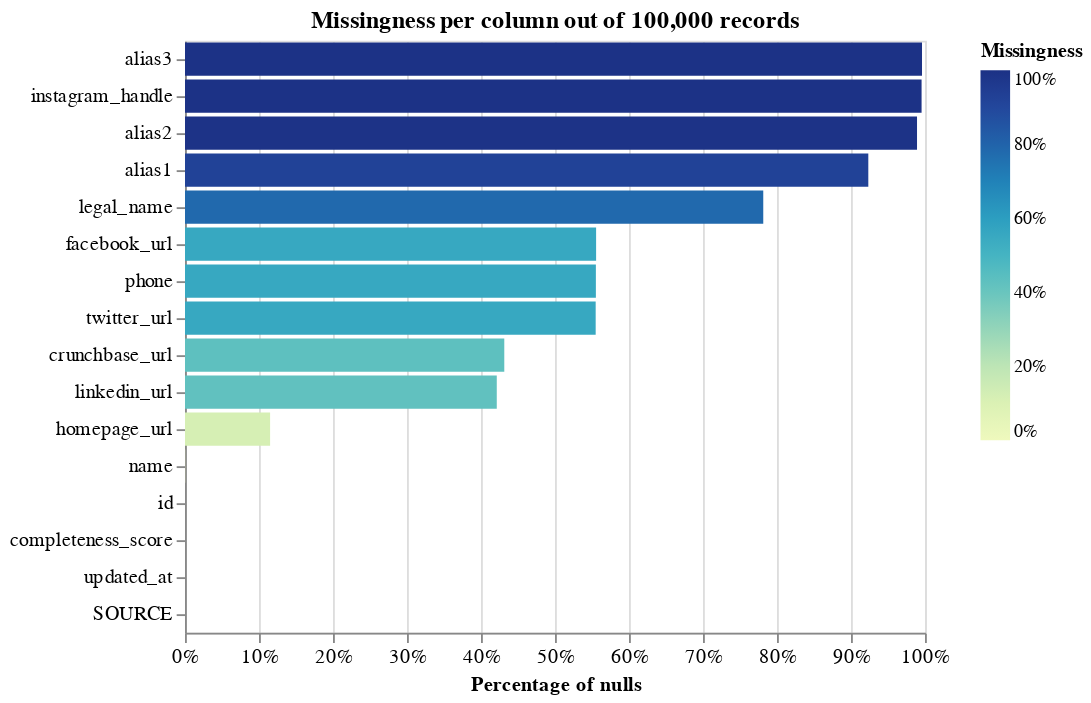

Source (notebook cell):
### Code cell
linker.missingness_chart()

### Figure 1 — Vega-Lite specification as saved in the notebook (floating-point values rounded to 4 significant figures)
{"config": {"view": {"continuousWidth": 400, "continuousHeight": 300}, "axis": {"labelFontSize": 11}}, "layer": [{"mark": "bar", "encoding": {"color": {"field": "null_proportion", "legend": {"format": ".0%", "offset": 30}, "scale": {"domain": [0, 1], "range": "heatmap"}, "title": "Missingness", "type": "quantitative"}, "tooltip": [{"field": "column_name", "title": "Column", "type": "nominal"}, {"field": "null_count", "format": ",.0f", "title": "Count of nulls", "type": "quantitative"}, {"field": "null_proportion", "format": ".2%", "title": "Percentage of nulls", "type": "quantitative"}, {"field": "total_record_count", "format": ",.0f", "title": "Total record count", "type": "quantitative"}], "x": {"axis": {"format": "%", "labelAlign": "center", "title": "Percentage of nulls"}, "field": "null_proportion", "scale": {"domain": [0, 1]}, "type": "quantitative"}, "y": {"axis": {"title": ""}, "field": "column_name", "sort": "-x", "type": "nominal"}}, "title": "Missingness per column out of 100,000 records"}], "data": {"values": [{"null_proportion": 0.0, "null_count": 0, "total_record_count": 100000, "column_name": "id"}, {"null_proportion": 0.00024, "null_count": 24, "total_record_count": 100000, "column_name": "name"}, {"null_proportion": 0.7814, "null_count": 78143, "total_record_count": 100000, "column_name": "legal_name"}, {"null_proportion": 0.9234, "null_count": 92339, "total_record_count": 100000, "column_name": "alias1"}, {"null_proportion": 0.9892, "null_count": 98922, "total_record_count": 100000, "column_name": "alias2"}, {"null_proportion": 0.996, "null_count": 99596, "total_record_count": 100000, "column_name": "alias3"}, {"null_proportion": 0.5552, "null_count": 55524, "total_record_count": 100000, "column_name": "phone"}, {"null_proportion": 0.4315, "null_count": 43147, "total_record_count": 100000, "column_name": "crunchbase_url"}, {"null_proportion": 0.115, "null_count": 11501, "total_record_count": 100000, "column_name": "homepage_url"}, {"null_proportion": 0.4213, "null_count": 42132, "total_record_count": 100000, "column_name": "linkedin_url"}, {"null_proportion": 0.555, "null_count": 55497, "total_record_count": 100000, "column_name": "twitter_url"}, {"null_proportion": 0.5555, "null_count": 55555, "total_record_count": 100000, "column_name": "facebook_url"}, {"null_proportion": 0.9954, "null_count": 99538, "total_record_count": 100000, "column_name": "instagram_handle"}, {"null_proportion": 0.0, "null_count": 0, "total_record_count": 100000, "column_name": "completeness_score"}, {"null_proportion": 0.0, "null_count": 0, "total_record_count": 100000, "column_name": "updated_at"}, {"null_proportion": 0.0, "null_count": 0, "total_record_count": 100000, "column_name": "SOURCE"}], "name": "data-0e7bce5a1d2f132e282789d6ef7780fe"}, "title": "", "$schema": "https://vega.github.io/schema/vega-lite/v5.9.3.json"}
